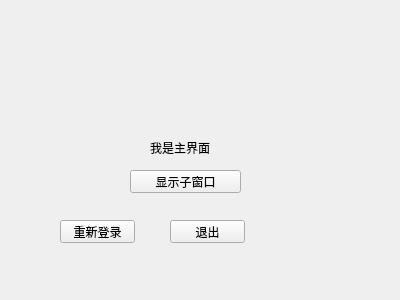
<?xml version="1.0" encoding="UTF-8"?>
<ui version="4.0">
 <class>MyWidget</class>
 <widget class="QWidget" name="MyWidget">
  <property name="geometry">
   <rect>
    <x>0</x>
    <y>0</y>
    <width>400</width>
    <height>300</height>
   </rect>
  </property>
  <property name="windowTitle">
   <string>MyWidget</string>
  </property>
  <widget class="QLabel" name="label">
   <property name="geometry">
    <rect>
     <x>150</x>
     <y>140</y>
     <width>81</width>
     <height>16</height>
    </rect>
   </property>
   <property name="text">
    <string>我是主界面</string>
   </property>
  </widget>
  <widget class="QPushButton" name="showChildButton">
   <property name="geometry">
    <rect>
     <x>130</x>
     <y>170</y>
     <width>111</width>
     <height>23</height>
    </rect>
   </property>
   <property name="text">
    <string>显示子窗口</string>
   </property>
  </widget>
  <widget class="QPushButton" name="relogin">
   <property name="geometry">
    <rect>
     <x>60</x>
     <y>220</y>
     <width>75</width>
     <height>23</height>
    </rect>
   </property>
   <property name="text">
    <string>重新登录</string>
   </property>
  </widget>
  <widget class="QPushButton" name="exit">
   <property name="geometry">
    <rect>
     <x>170</x>
     <y>220</y>
     <width>75</width>
     <height>23</height>
    </rect>
   </property>
   <property name="text">
    <string>退出</string>
   </property>
  </widget>
 </widget>
 <layoutdefault spacing="6" margin="11"/>
 <resources/>
 <connections>
  <connection>
   <sender>exit</sender>
   <signal>clicked()</signal>
   <receiver>MyWidget</receiver>
   <slot>close()</slot>
   <hints>
    <hint type="sourcelabel">
     <x>216</x>
     <y>226</y>
    </hint>
    <hint type="destinationlabel">
     <x>320</x>
     <y>205</y>
    </hint>
   </hints>
  </connection>
 </connections>
</ui>
